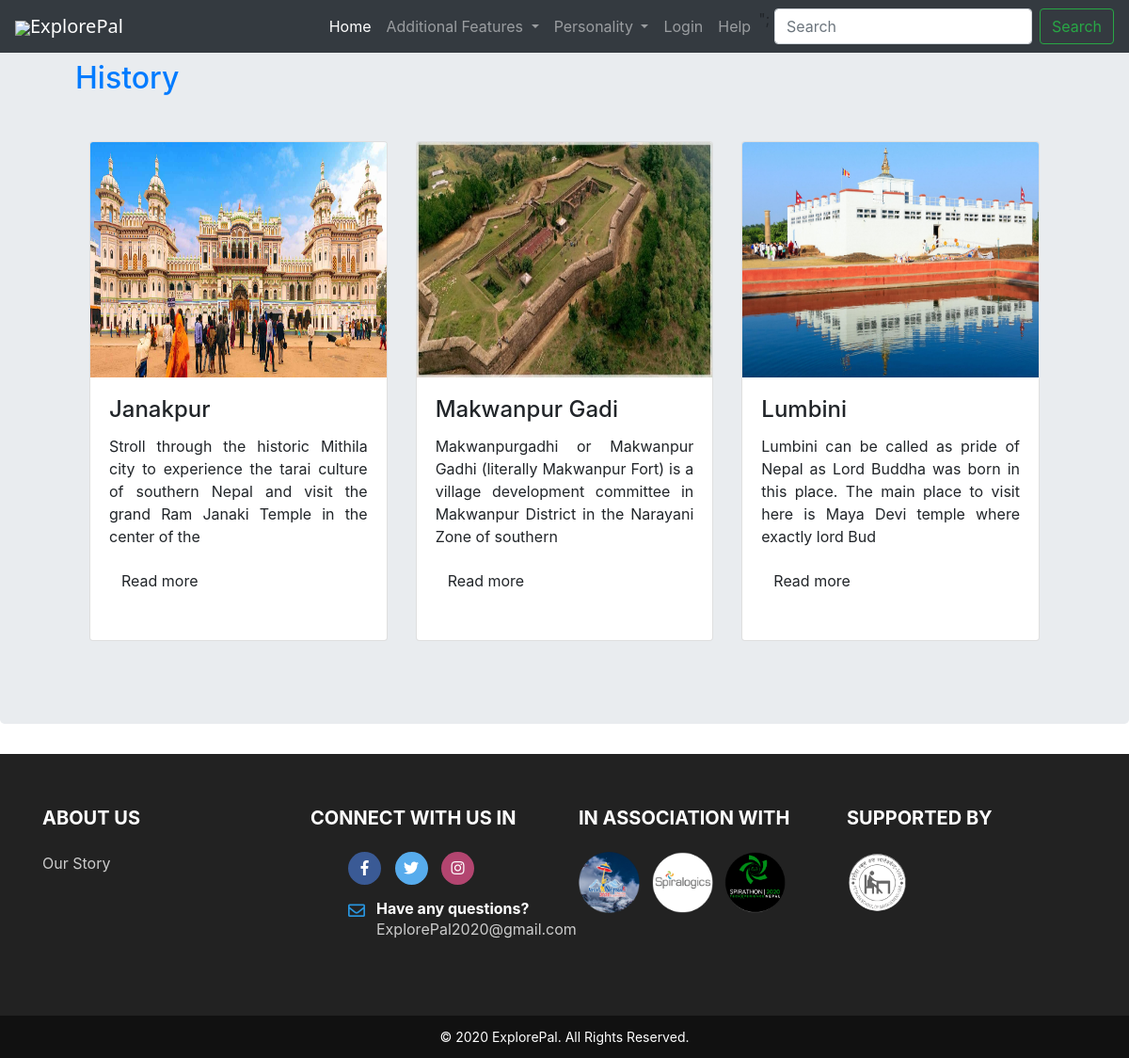
Screenshot of /Programs/ExplorePalSearch.php?content=History with the database file from the repository.
### tables this page shows
CREATE TABLE `place_and_category` (
  `place_id` int(11) NOT NULL,
  `place_category_id` int(11) NOT NULL
);

CREATE TABLE `place_details` (
  `place_id` int(11) NOT NULL,
  `place_name` varchar(20) NOT NULL,
  `price_range` varchar(20) NOT NULL,
  `place_address` text NOT NULL,
  `place_details` text NOT NULL,
  `place_main_photo` text NOT NULL,
  `place_avg_rating` int(5) NOT NULL,
  `place_total_rating` int(11) NOT NULL,
  `place_latitude` float NOT NULL,
  `place_longitude` float NOT NULL
);

### Programs/DisplayPlaces.php (the view, shortened to what this page needs)
<?php
  function displayData($ContentHeading, $connection, $sql, $disMore, $DisplayLocation){
    $R = mysqli_query($connection, $sql);
    echo "
      <div class = 'jumbotron '>
          <h2 class = 'mb-5 ml-5'>
    ";
    if($disMore){
      echo "
        <a href = 'ExplorePalSearch.php?content=$ContentHeading'
      ";
    }else{
      echo "
        <a href = '#'
      ";
    }
    echo "
      id ='editHover'>".$ContentHeading."</a></h2>
      <div class='row row-cols-1 row-cols-md-3 mx-5'>
    ";
    while($r = mysqli_fetch_array($R)){
      echo "
        <div class='col mb-4'>
          <div class='card mb-4 h-100'>
            <div class='view overlay'>
              <img class='card-img-top' src='".$r['place_main_photo']."' height = '250px' width = '400px' alt='".$r['place_name']." image here'>
              <a href='#'>
                <div class='mask rgba-white-slight'></div>
              </a>
            </div>
            <div class='card-body'>
              <h4 class='card-title'>".$r['place_name']."</h4>
              <p class='card-text text-justify' >".str_replace("  ", " ", substr($r['place_details'], 0, 150))."</p>
              <a class = 'btn btn-light-blue btn-md' href ='Test.php'>Read more</a>
            </div>
          </div>
        </div>
      ";
    }
    echo "</div>";
    echo "</div>";
  }
?>

### rows the page displays
place_and_category: place.place_name (picture), place.place_name "Janakpur", place.place_details "Stroll through the historic Mithila city to experience the tarai culture of southern Nepal and visit the grand Ram Janaki Temple in the center of the"
place_and_category: place.place_main_photo (picture), place.place_name "Makwanpur Gadi", place.place_details "Makwanpurgadhi or Makwanpur Gadhi (literally Makwanpur Fort) is a village development committee in Makwanpur District in the Narayani Zone of southern"
place_and_category: place.place_main_photo (picture), place.place_name "Lumbini", place.place_details "Lumbini can be called as pride of Nepal as Lord Buddha was born in this place. The main place to visit here is Maya Devi temple where exactly lord Bud"

### other values shown
$ContentHeading "History"
